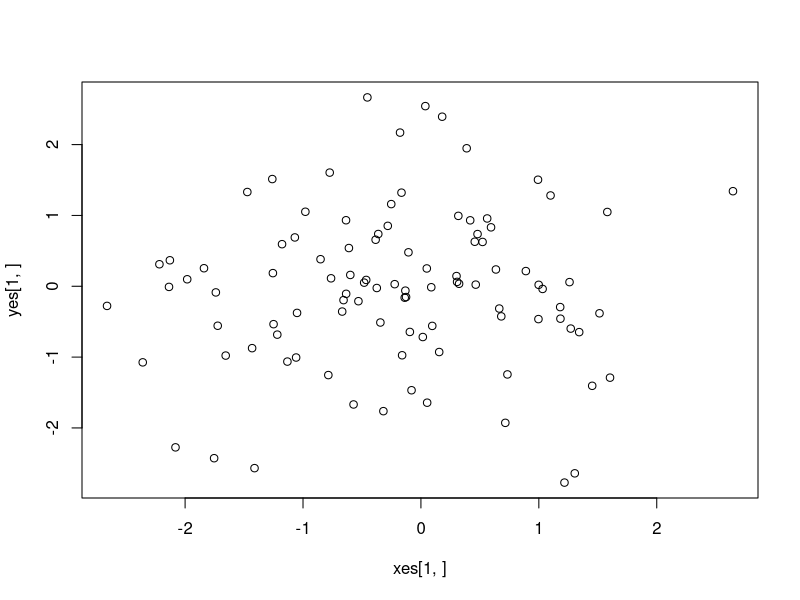
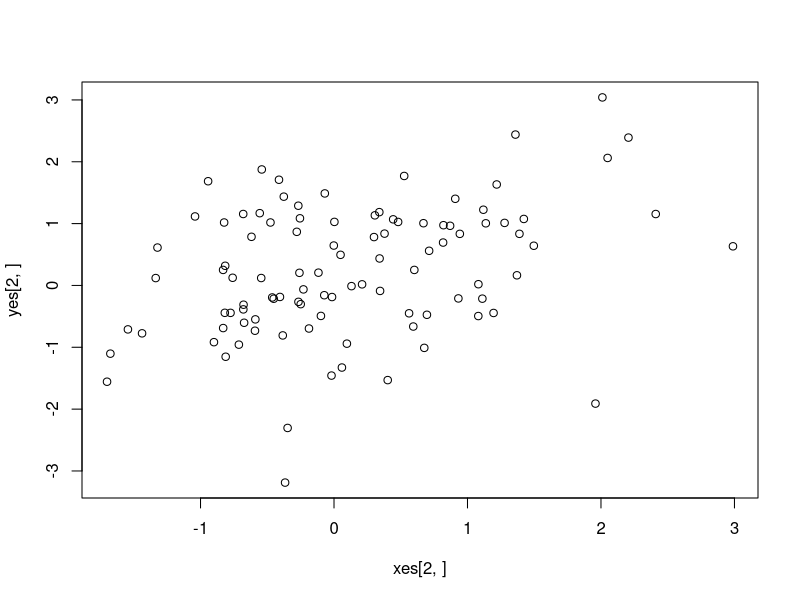
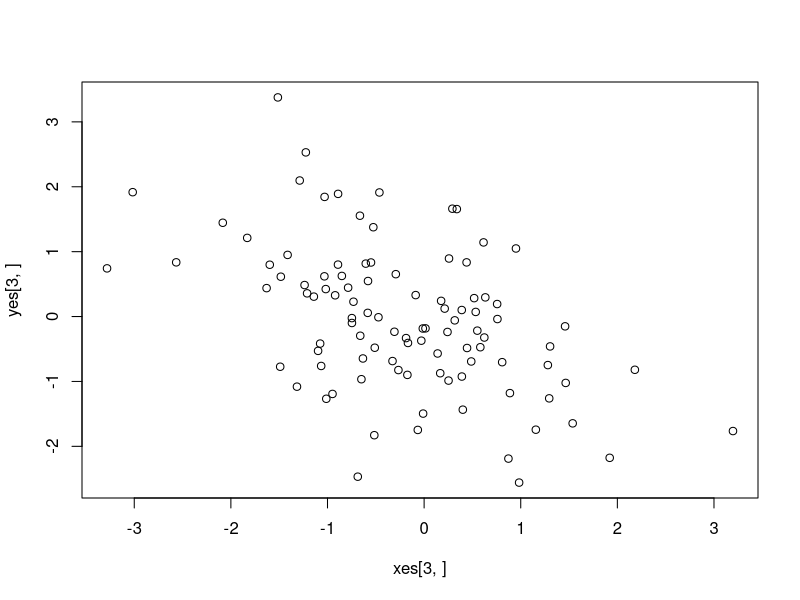
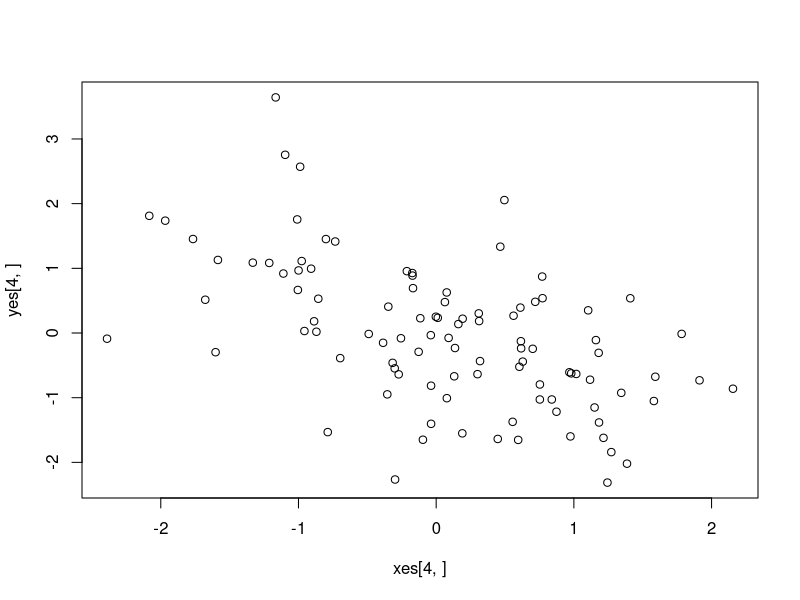
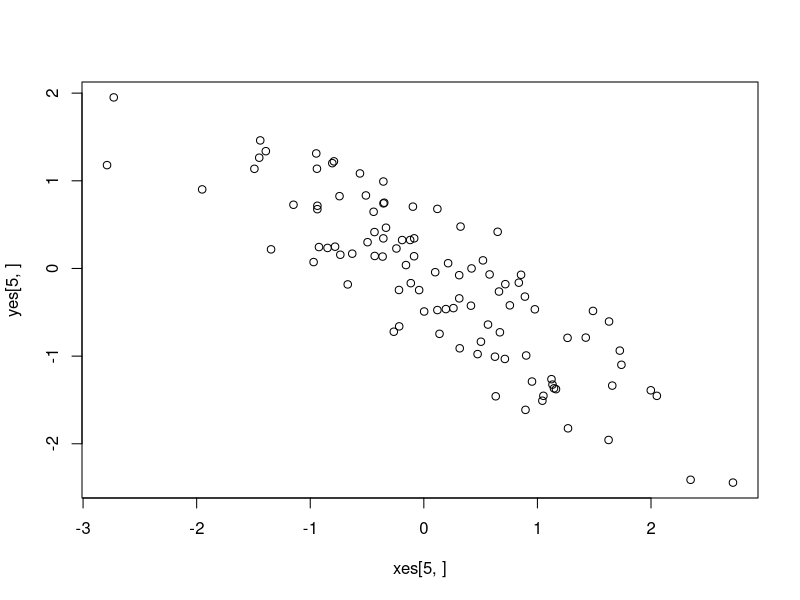
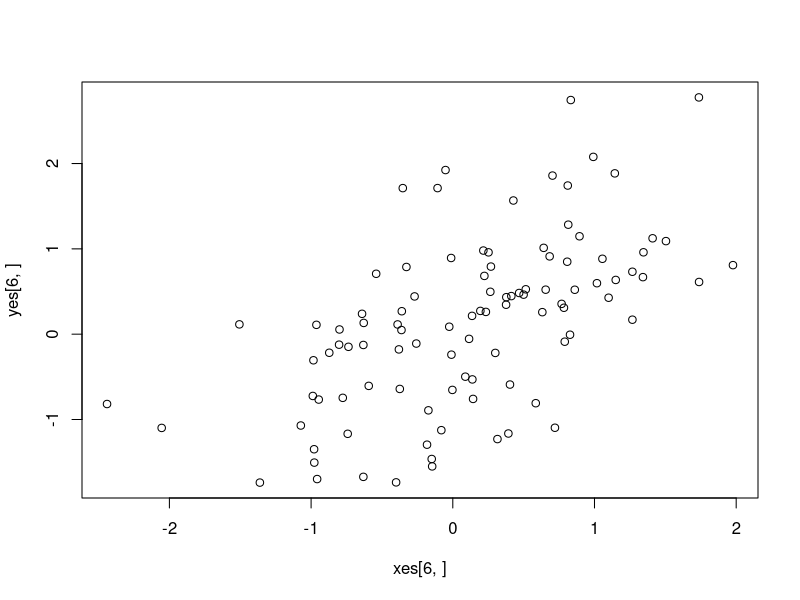

Reproduce these figures in R, in order.
###CORRELATION GENERATING DATA


set.seed(3419)

setwd("/Users/aaronfisher/Documents/JH/EDA Versions/Sourcetree EDA Git Repo/SURVEY")
nreps<-6 
corrbreaks<-c(.1,.3,.5,.7,.8,.9)
nes<-rep(100,nreps)
xes<-matrix(nrow=nreps,ncol=max(nes))
yes<-matrix(nrow=nreps,ncol=max(nes))
cors<-1



#First generate baseline data
#then add presentation data (same data + presentaion vector)
#then change data for when the twist is adding an outlier
#then add replicates of all of the vector to see how consistent people are on the exact same stuff

for(i in 1:nreps){
	n<-nes[i]
	x<-rnorm(n)
	sde<-1
	if(corrbreaks[i]>.7) sde<-runif(1,.3,.9)
	e<-rnorm(n,0,sde)
	bhat<-corrbreaks[i]
	y<-x*bhat*sample(c(-1,1),1)+e
	#print(bhat)
	cors[i]<-cor(x,y)
	xes[i,1:n]<-x
	yes[i,1:n]<-y
}
plot(xes[1,],yes[1,])
plot(xes[2,],yes[2,])
plot(xes[3,],yes[3,])
plot(xes[4,],yes[4,])
plot(xes[5,],yes[5,])
plot(xes[6,],yes[6,])

###############################################
#add same plot with new presentation style

save(list=c('xes','yes','nreps','nes','cors','corrbreaks'),file='data_for_corr_pilot.RData')

